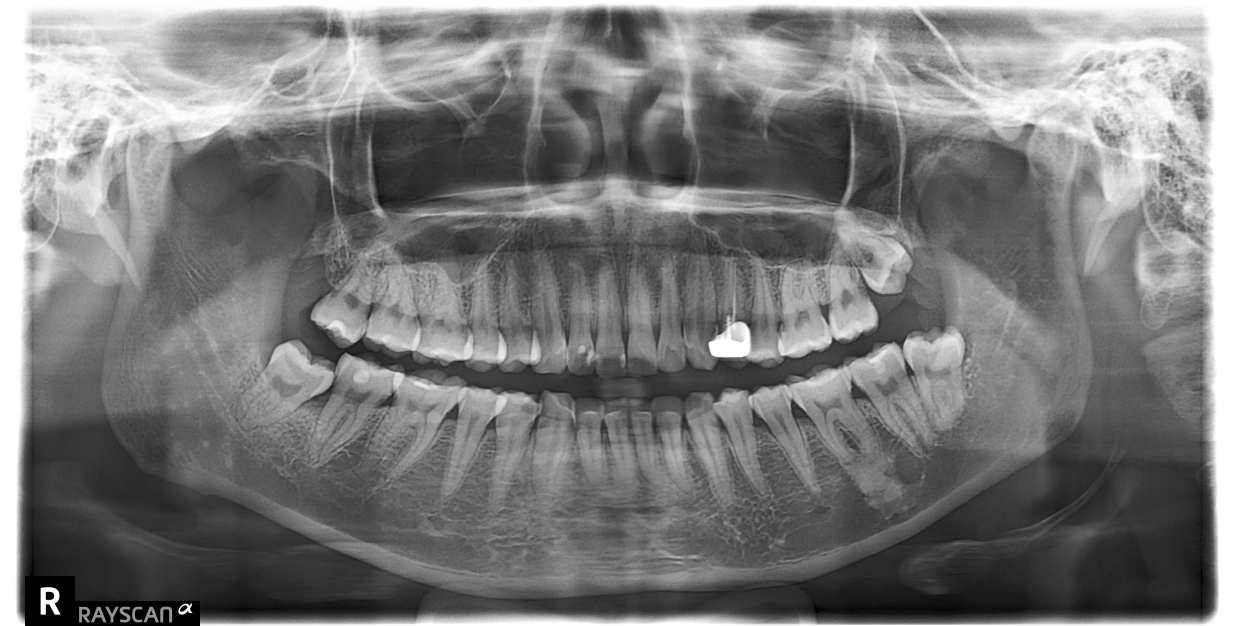
#> input picture tooth/răng 1.jpg, 2473 x 1252 px, found by its file name (shown at 1/2 size); its folder holds 4 pictures in this run
$ python 'Bài thi 3110 CART.py'
#> lines starting #> are read from the running program, lines starting #| are printed output that depends on the picture
import os
import numpy as np
from PIL import Image
from sklearn.model_selection import train_test_split
from sklearn.tree import DecisionTreeClassifier
from sklearn.metrics import classification_report, accuracy_score
from sklearn.preprocessing import LabelEncoder

# Đường dẫn tới thư mục chứa ảnh, ở đây chúng ta thực hiện lưu trong ổ D
image_dir = r'D:\Bài 31.10.2024\tooth'

# Lấy danh sách các tệp tin trong thư mục
file_list = [f for f in os.listdir(image_dir) if f.endswith(('png', 'jpg', 'jpeg', 'bmp', 'tiff'))]

# Đọc ảnh và gán nhãn
def load_images_and_labels(file_list, folder_path):
#> called with folder_path = 'D:\\Bài 31.10.2024\\tooth'
    images = []
    labels = []
    for file_name in file_list:
        img_path = os.path.join(folder_path, file_name)
        with Image.open(img_path) as img:
#> img is the input picture: PIL image 2473x1252 L; min 0, max 255, mean 122.7
            img_array = np.array(img.resize((100, 100)))  # Resize ảnh
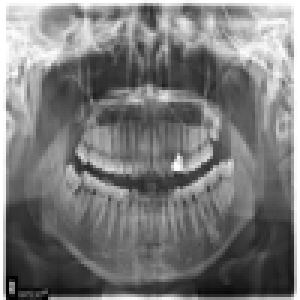
#> img_array: shape (100, 100) (shown 3 times larger); min 0, max 255, mean 122.6
            images.append(img_array.flatten())  # Chuyển đổi thành vector 1D
            labels.append(1 if "lesion" in file_name.lower() else 0)  # Gán nhãn
#> pass 2 of the loop in load_images_and_labels, `for file_name in file_list:`:
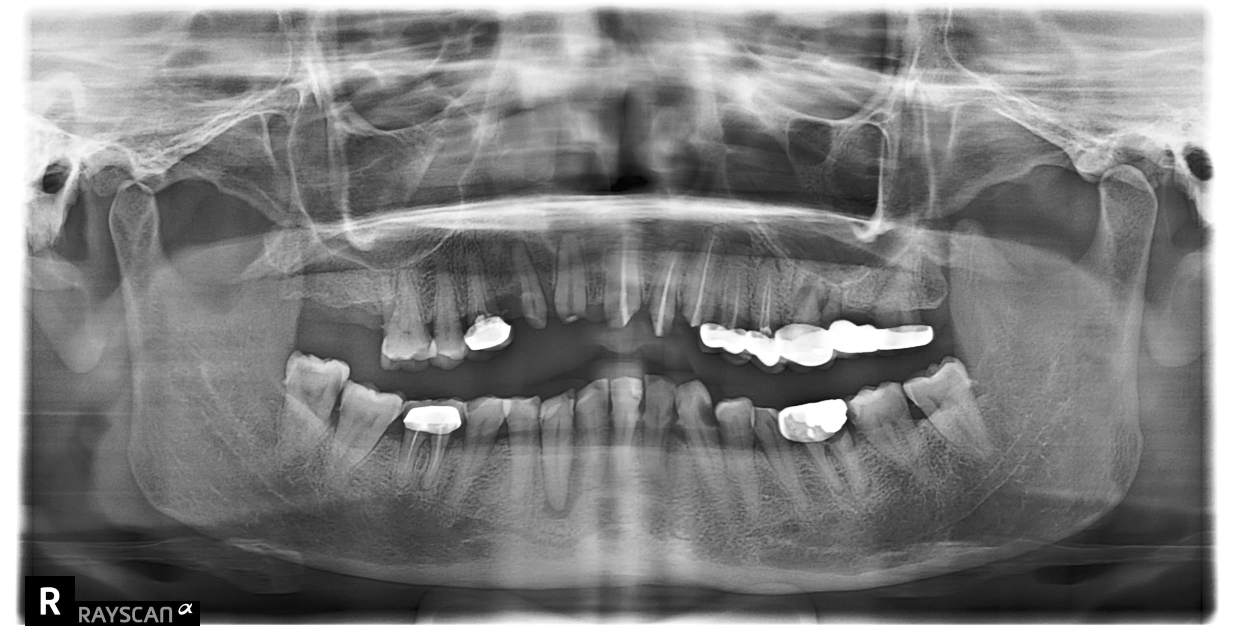
#> input picture tooth/răng 10.jpg, 2473 x 1252 px, found by its file name (shown at 1/2 size)
#> in load_images_and_labels, img is the input picture: PIL image 2473x1252 L; min 0, max 255, mean 126
#> in load_images_and_labels, `img_array = np.array(img.resize((100, 100)))`:
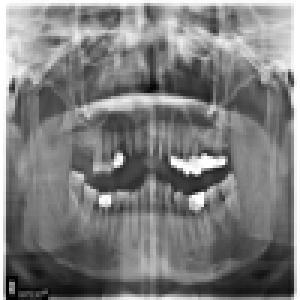
#> img_array: shape (100, 100) (shown 3 times larger); min 0, max 255, mean 125.9
#> pass 3 of the loop in load_images_and_labels, `for file_name in file_list:`:
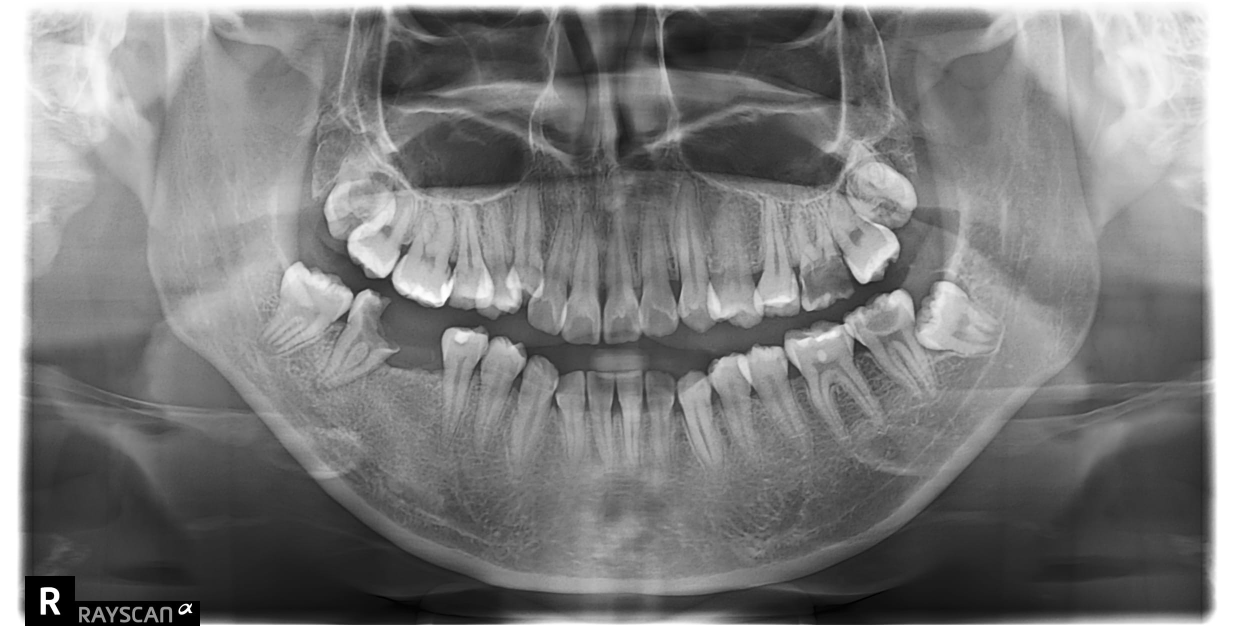
#> input picture tooth/răng 11.jpg, 2473 x 1252 px, found by its file name (shown at 1/2 size)
#> in load_images_and_labels, img is the input picture: PIL image 2473x1252 L; min 0, max 255, mean 124.9
#> in load_images_and_labels, `img_array = np.array(img.resize((100, 100)))`:
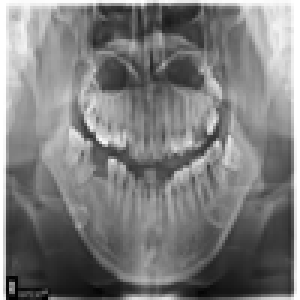
#> img_array: shape (100, 100) (shown 3 times larger); min 0, max 255, mean 124.7
#> the loop made 4 passes; the first 3 are shown
    return np.array(images), np.array(labels)

# Đọc ảnh và gán nhãn
X_dental, y_dental = load_images_and_labels(file_list, image_dir)
print(f'Đã đọc {len(X_dental)} ảnh từ thư mục {image_dir}')

# Chia dữ liệu thành tập huấn luyện và tập kiểm tra
X_train_dental, X_test_dental, y_train_dental, y_test_dental = train_test_split(X_dental, y_dental, test_size=0.2, random_state=42)

# CART (Gini Index)
cart_model_dental = DecisionTreeClassifier(criterion='gini')
cart_model_dental.fit(X_train_dental, y_train_dental)

# Dự đoán và đánh giá mô hình CART
cart_predictions_dental = cart_model_dental.predict(X_test_dental)
print("CART Model (Dental) Accuracy:", accuracy_score(y_test_dental, cart_predictions_dental))
print("CART Classification Report (Dental):\n", classification_report(y_test_dental, cart_predictions_dental))

# ID3 (Information Gain)
id3_model_dental = DecisionTreeClassifier(criterion='entropy')
id3_model_dental.fit(X_train_dental, y_train_dental)

# Dự đoán và đánh giá mô hình ID3
id3_predictions_dental = id3_model_dental.predict(X_test_dental)
print("ID3 Model (Dental) Accuracy:", accuracy_score(y_test_dental, id3_predictions_dental))
print("ID3 Classification Report (Dental):\n", classification_report(y_test_dental, id3_predictions_dental))
